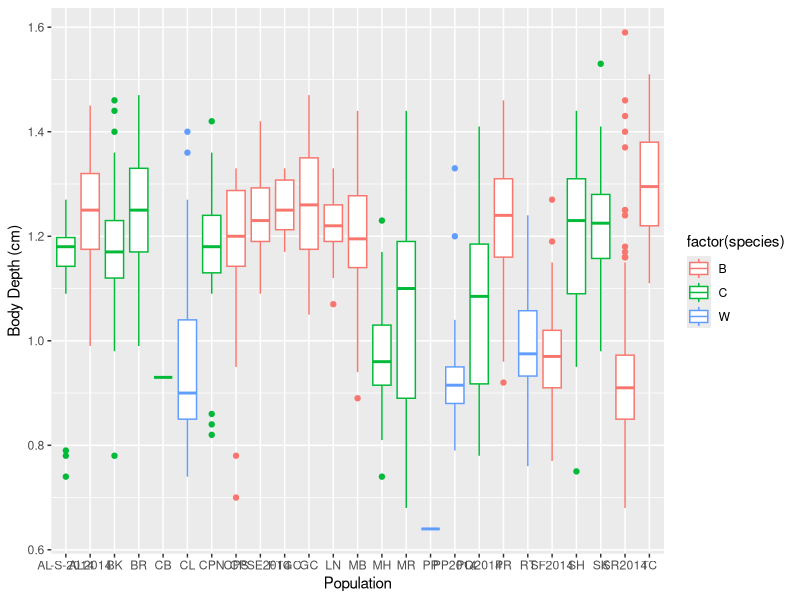
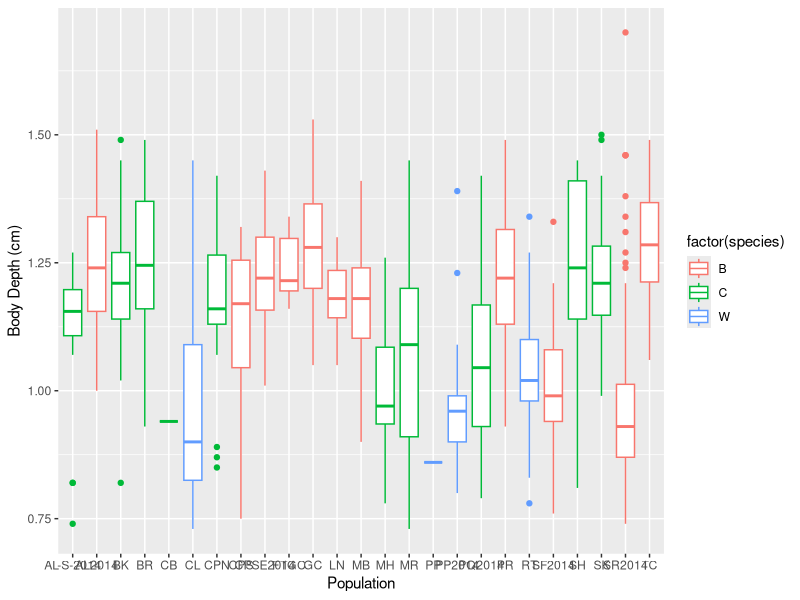
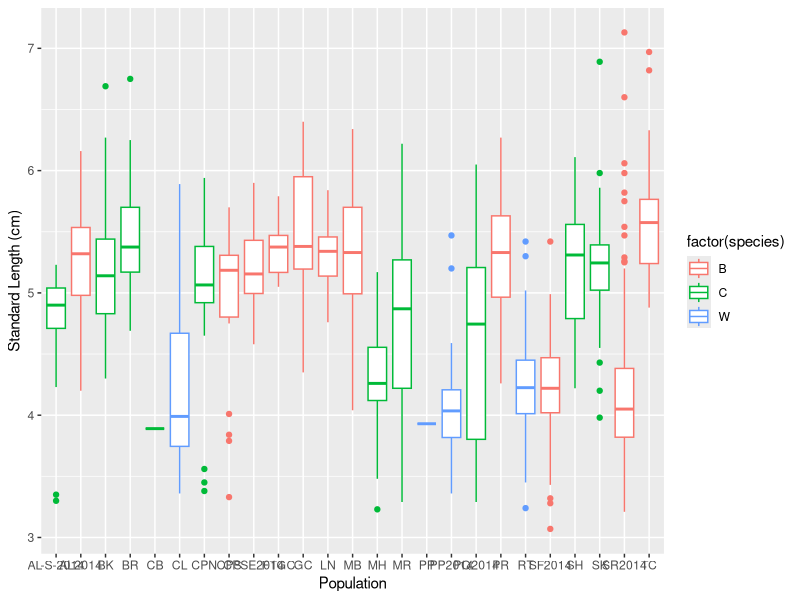
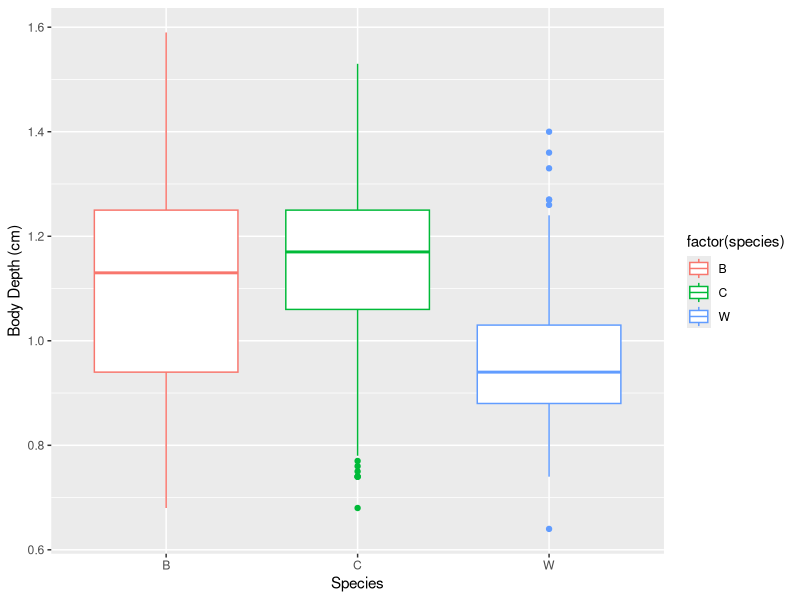
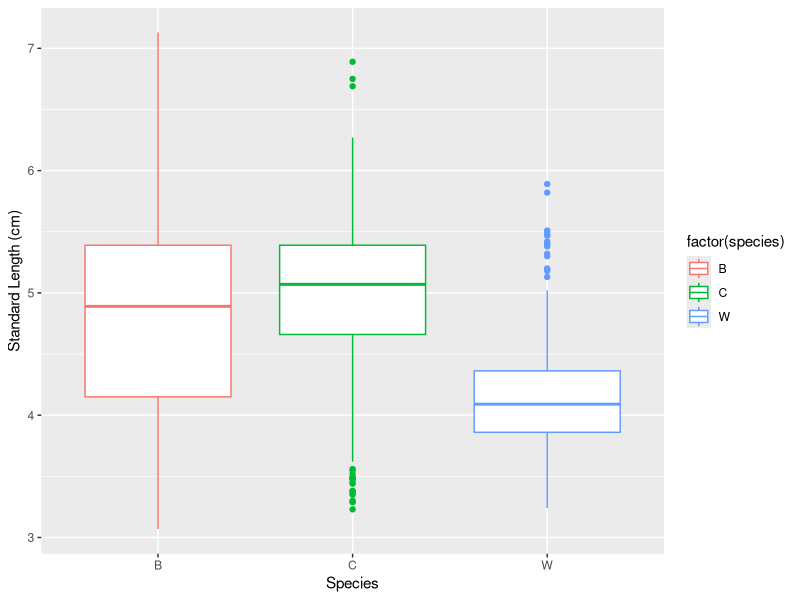
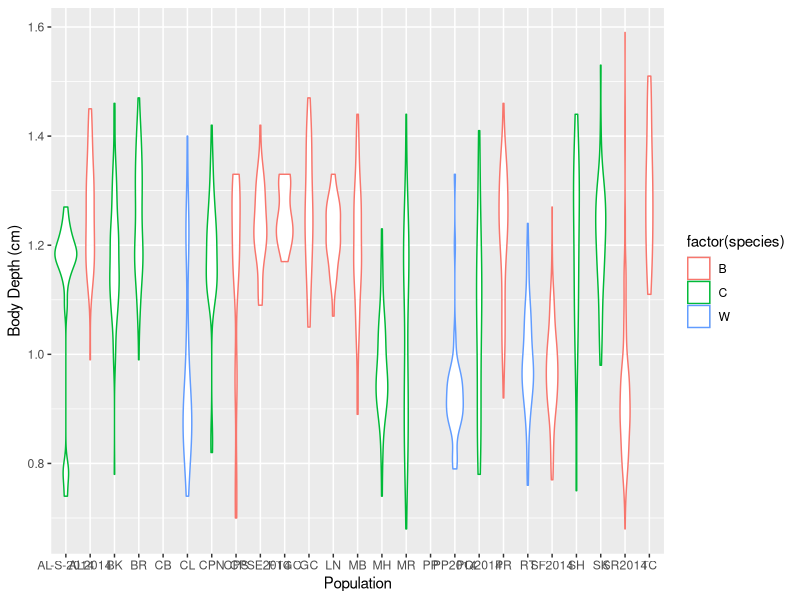
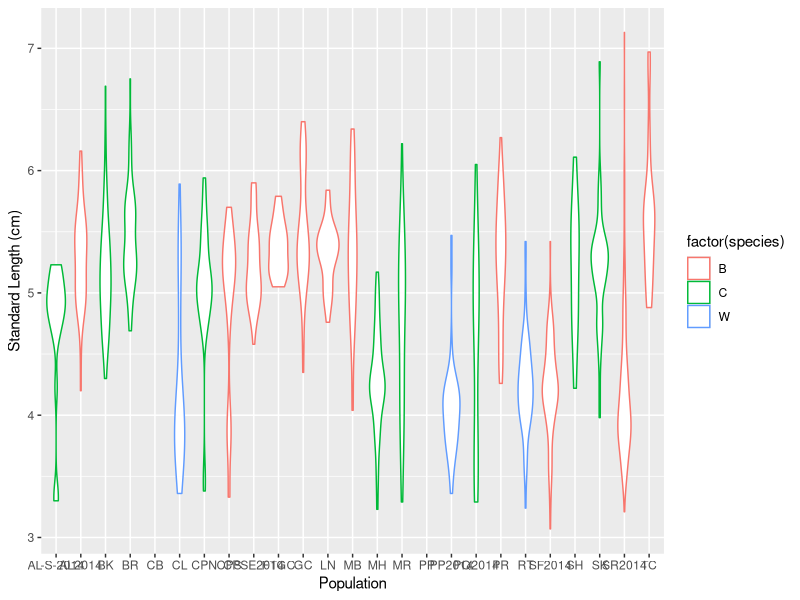
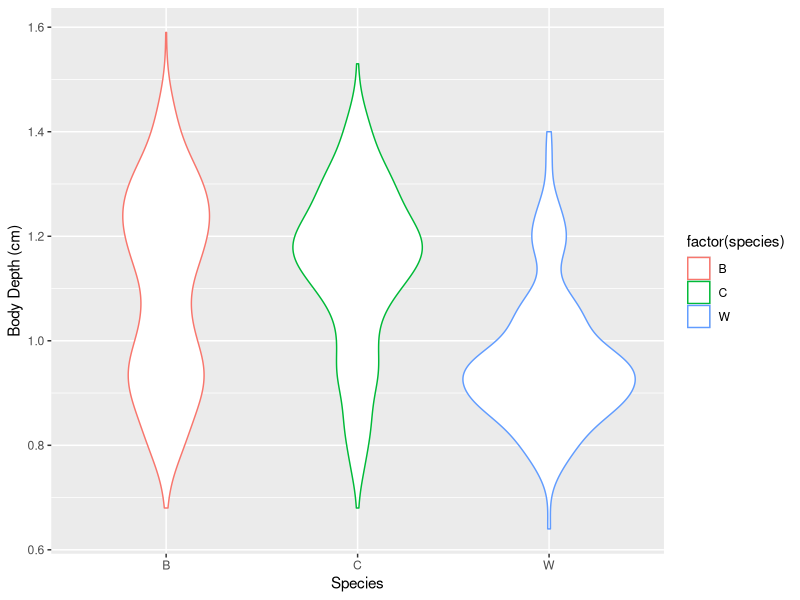

These charts were generated, in order, by the following R code: (Note: this script raises an error after producing the figures.)
##Initial White Stickleback analysis and graphs##


data<-read.csv("EastCoastMorphometrics2015.csv")
data<-as.data.frame(data) #it was displaying as a function instead of a data frame?
class(data)
View(data)

species<-data$species
population<-data$population
depth.1<-data$depth.1
depth.2<-data$depth.2
SL<-data$std.length

library(ggplot2)


##GRAPHS##
#Body Depth by Population
BDP<-ggplot(data, aes(population, depth.1, colour=factor(species))) + xlab("Population") + ylab("Body Depth (cm)")
BDP + geom_boxplot()
                   
BDP + geom_boxplot(aes(population, depth.2)) #Both depth measurements show the same pattern.
  #First measurement is likely more reliable, as ventral spines (or whatever they're called) sometimes obscured the body measurement from the second spine

#Standard Length by Population
SLP<-ggplot(data, aes(population, SL, colour=factor(species))) + xlab("Population") + ylab("Standard Length (cm)")
SLP + geom_boxplot()

#Body Depth by White or Common individuals
BDW<-ggplot(data, aes(species, depth.1, colour=factor(species))) + xlab("Species") + ylab("Body Depth (cm)")
BDW + geom_boxplot() #lookin' good

#Standard Length by White or Common individuals
SLW<-ggplot(data, aes(species, SL, colour=factor(species))) + xlab("Species") + ylab("Standard Length (cm)")
SLW + geom_boxplot() #no difference...


#Bimodal (violin distribution) visual with Body Depth for each population
BDVP<-ggplot(data, aes(population, depth.1, color=factor(species))) + xlab("Population") + ylab("Body Depth (cm)")
BDVP + geom_violin()

#Bimodal (violin distribution) visual with Standard Length for each population
SLVP<-ggplot(data, aes(population, SL, color=factor(species))) + xlab("Population") + ylab("Standard Length (cm)")
SLVP + geom_violin()

#Violin plot for Body Depth by species (extra, out of interest)
BDVW<-ggplot(data, aes(species, depth.1, color=factor(species))) + xlab("Species") + ylab("Body Depth (cm)")
BDVW + geom_violin() #cool because BOTH shows bimodal distribution, others not so much



##HYPOTHESES TESTING## 

#constructing a data frame of averages...
popsummary<-aggregate(SL, by=list(population), FUN='mean')
names(popsummary)[names(popsummary)=="Group.1"]<-"Population"
names(popsummary)[names(popsummary)=="x"]<-"Avg.SL"

depth.means<-aggregate(depth.1, by=list(population), FUN="mean")
popsummary[,"Avg.depth"]<-depth.means$x

species.agg<-aggregate(species, by=list(population), FUN="unique")
popsummary[,"Species"]<-species.agg$x
popsummary<-popsummary[c(1,4,2,3)]
View(popsummary) #woot woot 

#one way ANOVA: mean by population Standard Length for White/Common/Both
SLANOVA.AVGS<-aov(popsummary$Avg.SL~popsummary$Species)
summary(SLANOVA.AVGS)

#one way ANOVA: mean by pop. Body Depth for White/Common/Both
BDANOVA.AVGS<-aov(popsummary$Avg.depth~popsummary$Species)
summary(BDANOVA.AVGS) #F=5.556, p>0.012*, DF=2
TukeyHSD(BDANOVA.AVGS) #Common and Both are not significantly different, but White species is significantly different from both others


#test for bimodaltiy by population: normal with p value and bimodal test if not normal
#done with body depth since this value was the one with significant differences 

#Use Shapiro Wilk Test for normality (adding values to data sheet)
normaltest<-aggregate(depth.1, by=list(population), FUN="shapiro.test")
normaltest<-normaltest[,2]
normaltest<-as.data.frame(normaltest)
normaltest$statistic<-as.numeric(normaltest$statistic)
normaltest$p.value<-as.numeric(normaltest$p.value)

popsummary[,"W"]<-normaltest$statistic
popsummary[,"W.p.value"]<-normaltest$p.value
popsummary[,"Normal"]<-NULL

for(i in 1:nrow(popsummary)) {
  x1<-popsummary[i,"W.p.value"]
  if((x1<0.05)==TRUE){
    popsummary[i,"Normal"]<-"Y"
  } else {
    popsummary[i,"Normal"]<-"N"
  }}

View(popsummary)

#Test bimodality for values failing the Normality test: Diptest for Unimodality 
library(diptest) 

diptest<-aggregate(depth.1, by=list(population), FUN="dip.test")
diptest<-diptest[,2]
diptest<-as.data.frame(diptest)
diptest$statistic<-as.numeric(diptest$statistic)
diptest$p.value<-as.numeric(diptest$statistic) #changing class from list to numeric changes p value??

popsummary[,"D"]<-diptest$statistic
popsummary[,"D.p.value"]<-diptest$p.value
View(popsummary)

popsummary[,"Unimodal"]<-NULL

for(i in 1:nrow(popsummary)) {
  x2<-popsummary[i,"D.p.value"]
  x3<-popsummary[i,"Normal"]
  if(x3=="N"){
  if((x2<0.05)==TRUE){
    popsummary[i,"Unimodal"]<-"N"
  }}}
for(i in 1:nrow(popsummary)) {
  x2<-popsummary[i,"D.p.value"]
  x3<-popsummary[i,"Normal"]
  if(x3=="N"){
    if((x2>0.05)==TRUE){
      popsummary[i,"Unimodal"]<-"Y"
    }}}

write.csv(popsummary,file="WhiteStickelBackAnalysisSummary.csv")

remove(list=ls()) 
